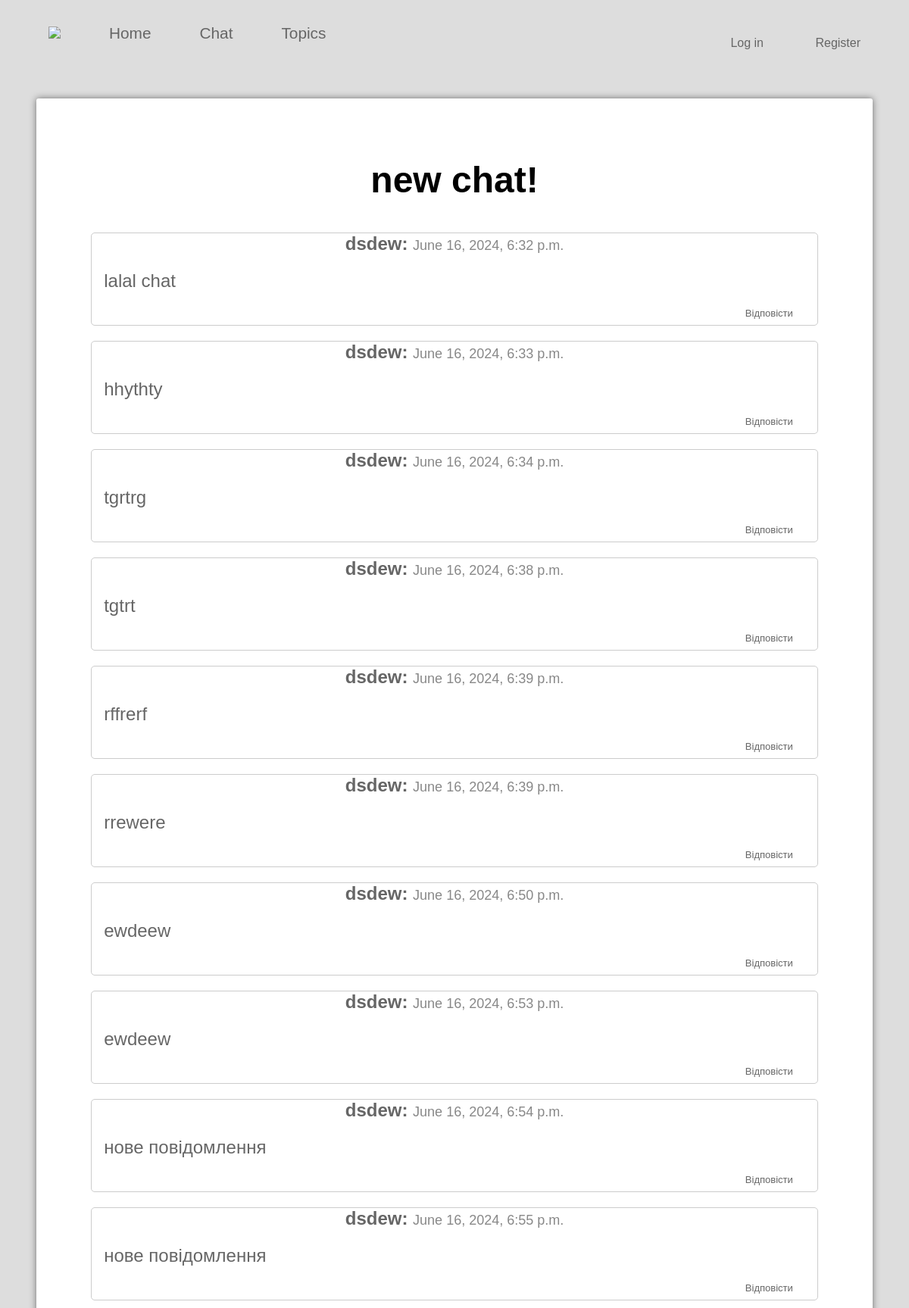
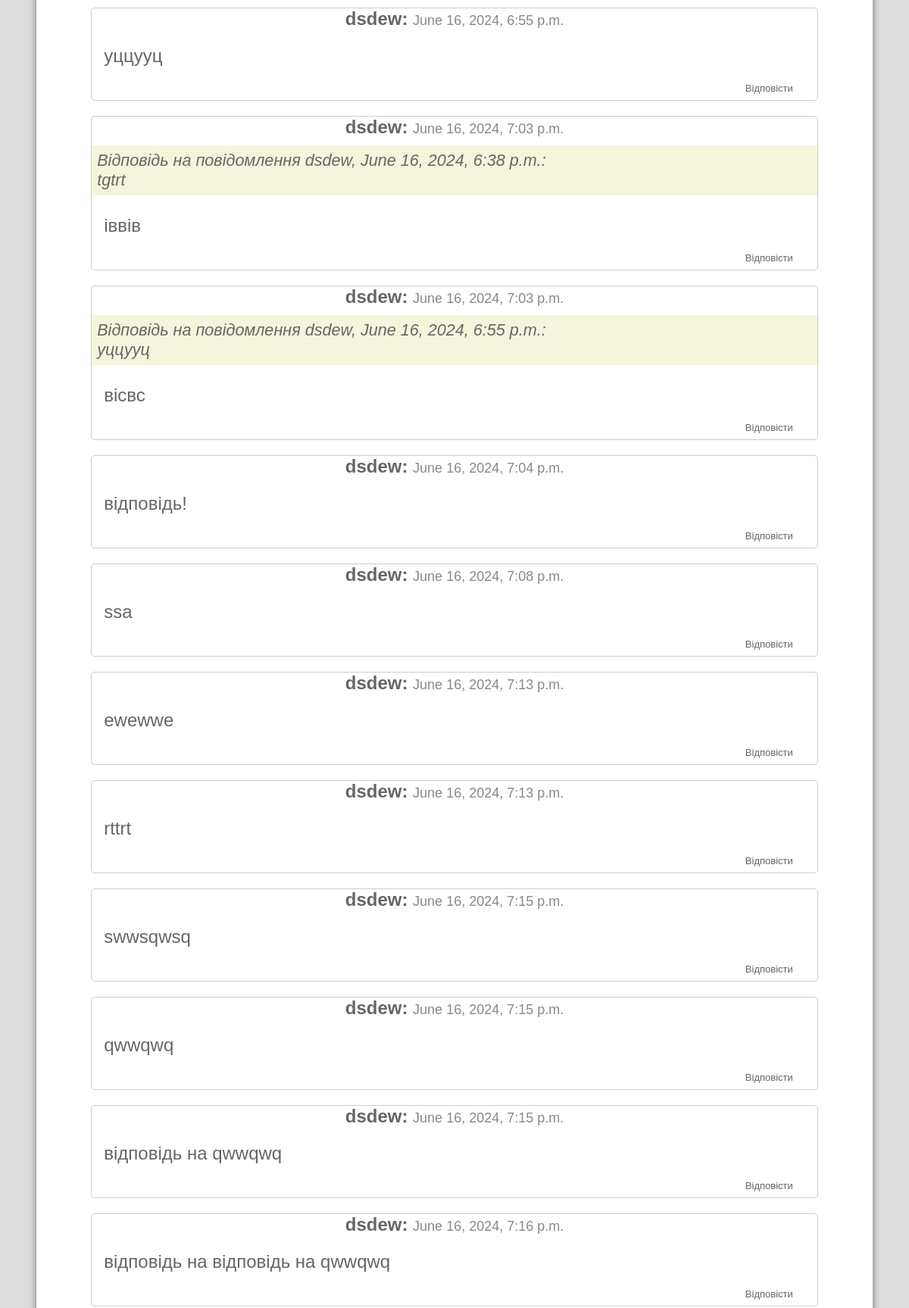
The app's page /chat/1/messages/ (upper part) with its own data (2 pictures, top to bottom).
### chat/models.py (models this page shows, shortened)
class Chat(models.Model):
    title = models.CharField(max_length=100)

class Message(models.Model):
    chat = models.ForeignKey(Chat, on_delete=models.CASCADE, related_name='messages')
    author = models.ForeignKey(User, on_delete=models.CASCADE)
    content = models.TextField()
    timestamp = models.DateTimeField(auto_now_add=True)
    reply_to = models.ForeignKey('self', on_delete=models.SET_NULL, blank=True, null=True, related_name='replies')

### chat/views.py (the view)
# urls.py: path('<int:pk>/messages/', views.MessageListView.as_view(), name='message_list'),
class MessageListView(ListView):
    model = Message
    template_name = 'chat/message_list.html'
    def get_context_data(self, **kwargs):
        context = super().get_context_data(**kwargs)
        chat = get_object_or_404(Chat, pk=self.kwargs['pk'])
        context['chat'] = chat
        return context

### chat/templates/chat/message_list.html (shortened to what this page needs)
{% extends 'chat/base.html' %}
{% block main_content %}
  <h1>{{ chat.title }}</h1>
    {% for message in object_list %}
      <div class="message">
        <span class="message-author"><strong>{{ message.author.username }}:</strong></span>
        <span class="message-timestamp"><small>{{ message.timestamp }}</small></span>
        {% if message.reply_to %}
          <p class="message-reply"><em>Відповідь на повідомлення {{message.reply_to.author}}, {{message.reply_to.timestamp}}:<br>{{ message.reply_to.content }}</em></p>
        {% endif %}
        <p class="message-content">{{ message.content }}</p>
        <a class="message-response" href="{% url 'chat:message_create' chat.pk %}?reply_to={{ message.id }}">Відповісти</a>
      </div>
    {% endfor %}
{% endblock main_content %}

### portal/static/portal/css/style.css (style rules this page uses)
body { font-family: sans-serif; margin: 0; padding: 0; background-color: #ddd; min-height: 100vh; display: flex; flex-direction: column; }
a { color: #666; margin: 0 2rem 0.5rem; text-decoration: none; }
.message { color: #666; text-align: center; }
.flex-container { display: flex; flex-direction: column; }

### chat/static/chat/css/style.css (style rules this page uses)
.message { border: 1px solid #ccc; margin: 10px 0; border-radius: 5px; width: 95%; }
.message-author { font-weight: bold; }
.message-content { text-align: start; font-family: 'Arial', sans-serif; margin: 5px 0; padding: 1rem; }
.message-timestamp { font-size: 0.9em; color: #888; }
.message-reply { background-color: beige; font-size: 0.9em; color: #666; margin: 10px 0; padding: 7px; text-align: start; }
.message-response { text-align: end; font-size: small; transform: none; display: block; margin-right: 0 1rem 1rem auto; }

### records on screen
Chat: title "new chat!"
Message: author.username "dsdew", timestamp "June 16, 2024, 6:32 p.m.", content "lalal chat"
Message: author.username "dsdew", timestamp "June 16, 2024, 6:33 p.m.", content "hhythty"
Message: author.username "dsdew", timestamp "June 16, 2024, 6:34 p.m.", content "tgrtrg"
Message: author.username "dsdew", timestamp "June 16, 2024, 6:38 p.m.", content "tgtrt"
Message: author.username "dsdew", timestamp "June 16, 2024, 6:39 p.m.", content "rffrerf"
Message: author.username "dsdew", timestamp "June 16, 2024, 6:39 p.m.", content "rrewere"
Message: author.username "dsdew", timestamp "June 16, 2024, 6:50 p.m.", content "ewdeew"
Message: author.username "dsdew", timestamp "June 16, 2024, 6:53 p.m.", content "ewdeew"
Message: author.username "dsdew", timestamp "June 16, 2024, 6:54 p.m.", content "нове повідомлення"
Message: author.username "dsdew", timestamp "June 16, 2024, 6:55 p.m.", content "нове повідомлення"
Message: author.username "dsdew", timestamp "June 16, 2024, 6:55 p.m.", content "уццууц"
Message: author.username "dsdew", timestamp "June 16, 2024, 7:03 p.m.", reply_to.author "dsdew", reply_to.timestamp "June 16, 2024, 6:38 p.m.", reply_to.content "tgtrt", content "іввів"
Message: author.username "dsdew", timestamp "June 16, 2024, 7:03 p.m.", reply_to.author "dsdew", reply_to.timestamp "June 16, 2024, 6:55 p.m.", reply_to.content "уццууц", content "вісвс"
Message: author.username "dsdew", timestamp "June 16, 2024, 7:04 p.m.", content "відповідь!"
Message: author.username "dsdew", timestamp "June 16, 2024, 7:08 p.m.", content "ssa"
Message: author.username "dsdew", timestamp "June 16, 2024, 7:13 p.m.", content "ewewwe"
Message: author.username "dsdew", timestamp "June 16, 2024, 7:13 p.m.", content "rttrt"
Message: author.username "dsdew", timestamp "June 16, 2024, 7:15 p.m.", content "swwsqwsq"
Message: author.username "dsdew", timestamp "June 16, 2024, 7:15 p.m.", content "qwwqwq"
Message: author.username "dsdew", timestamp "June 16, 2024, 7:15 p.m.", content "відповідь на qwwqwq"
Message: author.username "dsdew", timestamp "June 16, 2024, 7:16 p.m.", content "відповідь на відповідь на qwwqwq"
